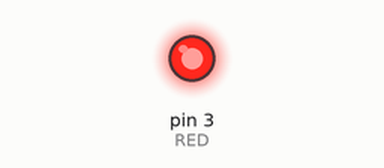
This sketch was run on a simulated Arduino Uno, built with avr-gcc and run on an emulated ATmega328P. Parts: output pins drawn as LEDs (lit = HIGH).

Above: at 1.5 s.
At 4.5 s:
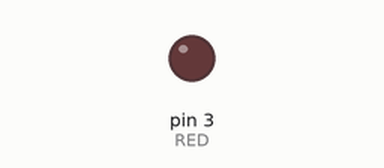
Timing chart, 0 to 7.8 s (numbered marks = the images above):
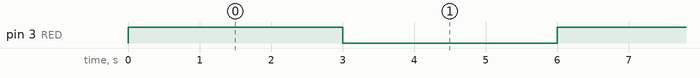

The sketch:

Lecture1_LED.ino
```cpp
// Define Pins
#define RED 3

void setup() {
  // put your setup code here, to run once:
  pinMode(RED, OUTPUT);
  digitalWrite(RED, LOW);

}

void loop() {
  // put your main code here, to run repeatedly:
  digitalWrite(RED, HIGH);
  delay(3000);
  digitalWrite(RED, LOW);
  delay(3000);
}
```

Measured:
- by itself, pin 3 (RED): alternates HIGH for 3.0 s and LOW for 3.0 s
